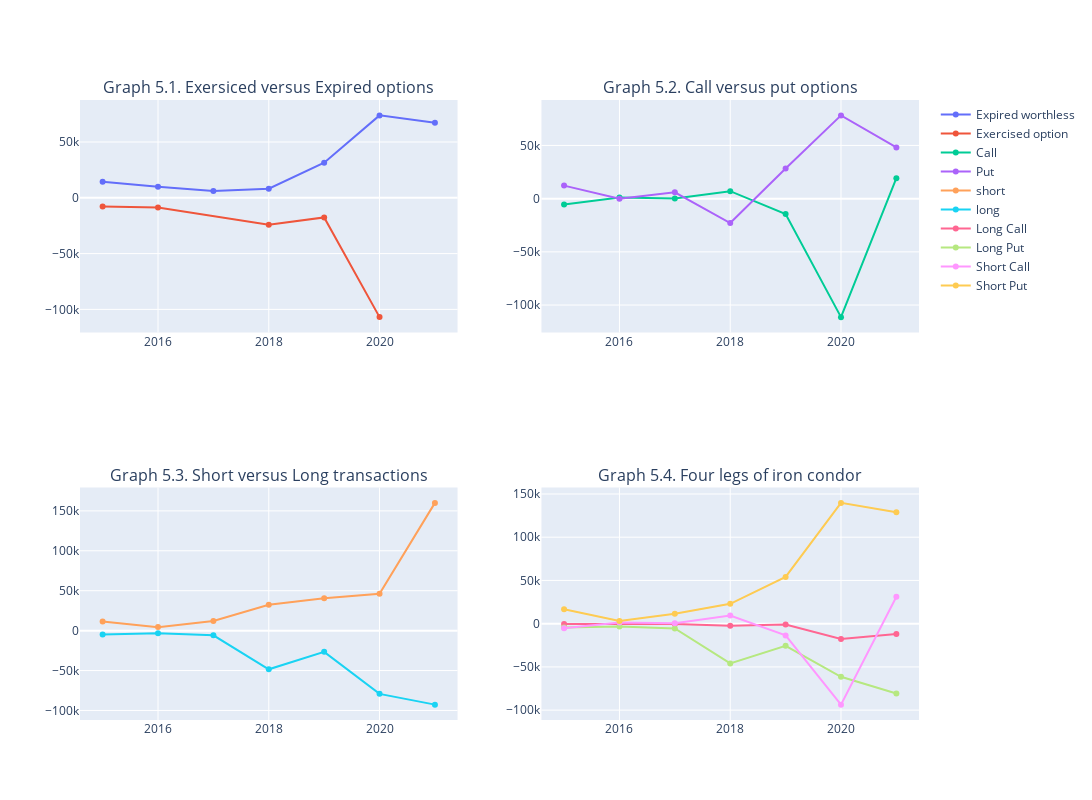

Notebook source saved alongside this figure:
### Code cell
fig = make_subplots(
    rows=2, cols=2, subplot_titles=[
        'Graph 5.1. Exersiced versus Expired options',
        'Graph 5.2. Call versus put options',
        'Graph 5.3. Short versus Long transactions',
        'Graph 5.4. Four legs of iron condor'])

fig.add_trace(go.Line(x=exp["Year"], y=exp["Total Profit/Loss"],
                      name='Expired worthless'), row=1, col=1)
fig.add_trace(go.Line(x=exer["Year"], y=exer["Total Profit/Loss"],
                      name='Exercised option'), row=1, col=1)

fig.add_trace(go.Line(x=call["Year"], y=call["Total Profit/Loss"],
                      name='Call'), row=1, col=2)
fig.add_trace(go.Line(x=put["Year"], y=put["Total Profit/Loss"],
                      name='Put'), row=1,col=2)

fig.add_trace(go.Line(x=short["Year"], y=short["Total Profit/Loss"],
                      name='short'), row=2, col=1)
fig.add_trace(go.Line(x=long["Year"], y=long["Total Profit/Loss"],
                      name='long'), row=2,col=1)

fig.add_trace(go.Line(x=Long_call["Year"], y=Long_call["Total Profit/Loss"],
                      name='Long Call'), row=2, col=2)
fig.add_trace(go.Line(x=long_put["Year"], y=long_put["Total Profit/Loss"],
                      name='Long Put'),  row=2,col=2)
fig.add_trace(go.Line(x=short_call["Year"], y=short_call["Total Profit/Loss"],
                      name='Short Call'), row=2, col=2)
fig.add_trace(go.Line(x=short_put["Year"], y=short_put["Total Profit/Loss"],
                      name='Short Put'),  row=2,col=2)

fig.update_layout(height=800, width=1100)
fig.for_each_yaxis(lambda axis: axis.title.update(
    font=dict(color='blue', size=5)))

fig.show()

### Figure 1 — Plotly figure (JSON) as saved in the notebook; plotly's stock layout.template omitted (floating-point values rounded to 4 significant figures)
{"data": [{"name": "Expired worthless", "type": "scatter", "x": [2015, 2016, 2017, 2018, 2019, 2020, 2021], "xaxis": "x", "y": [14465, 9808, 6075, 8096, 31448, 73836, 67323], "yaxis": "y"}, {"name": "Exercised option", "type": "scatter", "x": [2015, 2016, 2018, 2019, 2020], "xaxis": "x", "y": [-7796.0, -8782.0, -24070.0, -17590.0, -106900.0], "yaxis": "y"}, {"name": "Call", "type": "scatter", "x": [2015, 2016, 2017, 2018, 2019, 2020, 2021], "xaxis": "x2", "y": [-5583.0, 1082, 186, 6986, -14520.0, -111300.0, 19185], "yaxis": "y2"}, {"name": "Put", "type": "scatter", "x": [2015, 2016, 2017, 2018, 2019, 2020, 2021], "xaxis": "x2", "y": [12252, -55.8, 5889, -22960.0, 28377, 78242, 48138], "yaxis": "y2"}, {"name": "short", "type": "scatter", "x": [2015, 2016, 2017, 2018, 2019, 2020, 2021], "xaxis": "x3", "y": [11460.0, 4394.0, 12004, 32470.0, 40440.0, 46090.0, 159998], "yaxis": "y3"}, {"name": "long", "type": "scatter", "x": [2015, 2016, 2017, 2018, 2019, 2020, 2021], "xaxis": "x3", "y": [-4790, -3368, -5929, -48444, -26582, -79190.0, -92675], "yaxis": "y3"}, {"name": "Long Call", "type": "scatter", "x": [2015, 2016, 2017, 2018, 2019, 2020, 2021], "xaxis": "x4", "y": [-245, -203, -324, -2514, -919, -17720.0, -11887], "yaxis": "y4"}, {"name": "Long Put", "type": "scatter", "x": [2015, 2016, 2017, 2018, 2019, 2020, 2021], "xaxis": "x4", "y": [-4545, -3165, -5605, -45930, -25663, -61475, -80788], "yaxis": "y4"}, {"name": "Short Call", "type": "scatter", "x": [2015, 2016, 2017, 2018, 2019, 2020, 2021], "xaxis": "x4", "y": [-5338.0, 1285, 510, 9500, -13600.0, -93630.0, 31072], "yaxis": "y4"}, {"name": "Short Put", "type": "scatter", "x": [2015, 2016, 2017, 2018, 2019, 2020, 2021], "xaxis": "x4", "y": [16797, 3109.0, 11494, 22970.0, 54040, 139717, 128926], "yaxis": "y4"}], "layout": {"annotations": [{"font": {"size": 16}, "showarrow": false, "text": "Graph 5.1. Exersiced versus Expired options", "x": 0.225, "xanchor": "center", "xref": "paper", "y": 1, "yanchor": "bottom", "yref": "paper"}, {"font": {"size": 16}, "showarrow": false, "text": "Graph 5.2. Call versus put options", "x": 0.775, "xanchor": "center", "xref": "paper", "y": 1, "yanchor": "bottom", "yref": "paper"}, {"font": {"size": 16}, "showarrow": false, "text": "Graph 5.3. Short versus Long transactions", "x": 0.225, "xanchor": "center", "xref": "paper", "y": 0.375, "yanchor": "bottom", "yref": "paper"}, {"font": {"size": 16}, "showarrow": false, "text": "Graph 5.4. Four legs of iron condor", "x": 0.775, "xanchor": "center", "xref": "paper", "y": 0.375, "yanchor": "bottom", "yref": "paper"}], "height": 800, "width": 1100, "xaxis": {"anchor": "y", "autorange": true, "domain": [0, 0.45], "range": [2015.0, 2021.0], "type": "linear"}, "xaxis2": {"anchor": "y2", "autorange": true, "domain": [0.55, 1], "range": [2015.0, 2021.0], "type": "linear"}, "xaxis3": {"anchor": "y3", "autorange": true, "domain": [0, 0.45], "range": [2015.0, 2021.0], "type": "linear"}, "xaxis4": {"anchor": "y4", "autorange": true, "domain": [0.55, 1], "range": [2015.0, 2021.0], "type": "linear"}, "yaxis": {"anchor": "x", "autorange": true, "domain": [0.625, 1], "range": [-120700.0, 87610.0], "title": {"font": {"color": "blue", "size": 5}}, "type": "linear"}, "yaxis2": {"anchor": "x2", "autorange": true, "domain": [0.625, 1], "range": [-125800.0, 92690.0], "title": {"font": {"color": "blue", "size": 5}}, "type": "linear"}, "yaxis3": {"anchor": "x3", "autorange": true, "domain": [0, 0.375], "range": [-111900.0, 179300.0], "title": {"font": {"color": "blue", "size": 5}}, "type": "linear"}, "yaxis4": {"anchor": "x4", "autorange": true, "domain": [0, 0.375], "range": [-111400.0, 157500.0], "title": {"font": {"color": "blue", "size": 5}}, "type": "linear"}}}
